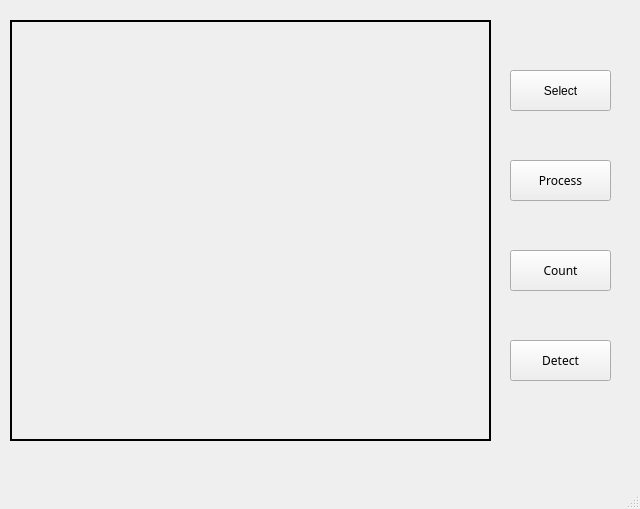
<?xml version="1.0" encoding="UTF-8"?>
<ui version="4.0">
 <class>MainWindow</class>
 <widget class="QMainWindow" name="MainWindow">
  <property name="geometry">
   <rect>
    <x>0</x>
    <y>0</y>
    <width>640</width>
    <height>509</height>
   </rect>
  </property>
  <property name="acceptDrops">
   <bool>false</bool>
  </property>
  <property name="windowTitle">
   <string>Sperm Count and Activity Detection</string>
  </property>
  <property name="windowIcon">
   <iconset>
    <normaloff>F:/GoogleDownload/dna (1).png</normaloff>F:/GoogleDownload/dna (1).png</iconset>
  </property>
  <property name="windowOpacity">
   <double>0.700000000000000</double>
  </property>
  <widget class="QWidget" name="centralwidget">
   <widget class="QLabel" name="Display">
    <property name="geometry">
     <rect>
      <x>10</x>
      <y>20</y>
      <width>481</width>
      <height>421</height>
     </rect>
    </property>
    <property name="focusPolicy">
     <enum>Qt::NoFocus</enum>
    </property>
    <property name="acceptDrops">
     <bool>false</bool>
    </property>
    <property name="frameShape">
     <enum>QFrame::WinPanel</enum>
    </property>
    <property name="frameShadow">
     <enum>QFrame::Plain</enum>
    </property>
    <property name="lineWidth">
     <number>5</number>
    </property>
    <property name="midLineWidth">
     <number>0</number>
    </property>
    <property name="text">
     <string/>
    </property>
    <property name="textFormat">
     <enum>Qt::AutoText</enum>
    </property>
    <property name="scaledContents">
     <bool>false</bool>
    </property>
   </widget>
   <widget class="QPushButton" name="Process">
    <property name="geometry">
     <rect>
      <x>510</x>
      <y>160</y>
      <width>101</width>
      <height>41</height>
     </rect>
    </property>
    <property name="font">
     <font>
      <family>Cera PROModern Medium</family>
     </font>
    </property>
    <property name="focusPolicy">
     <enum>Qt::ClickFocus</enum>
    </property>
    <property name="text">
     <string>Process</string>
    </property>
    <property name="autoDefault">
     <bool>true</bool>
    </property>
   </widget>
   <widget class="QPushButton" name="Number">
    <property name="geometry">
     <rect>
      <x>510</x>
      <y>250</y>
      <width>101</width>
      <height>41</height>
     </rect>
    </property>
    <property name="font">
     <font>
      <family>Cera PROModern Medium</family>
     </font>
    </property>
    <property name="focusPolicy">
     <enum>Qt::ClickFocus</enum>
    </property>
    <property name="text">
     <string>Count</string>
    </property>
    <property name="autoDefault">
     <bool>true</bool>
    </property>
   </widget>
   <widget class="QPushButton" name="Activity">
    <property name="geometry">
     <rect>
      <x>510</x>
      <y>340</y>
      <width>101</width>
      <height>41</height>
     </rect>
    </property>
    <property name="font">
     <font>
      <family>Cera PROModern Medium</family>
     </font>
    </property>
    <property name="focusPolicy">
     <enum>Qt::ClickFocus</enum>
    </property>
    <property name="text">
     <string>Detect</string>
    </property>
    <property name="autoRepeat">
     <bool>false</bool>
    </property>
    <property name="autoDefault">
     <bool>true</bool>
    </property>
   </widget>
   <widget class="QPushButton" name="Read">
    <property name="geometry">
     <rect>
      <x>510</x>
      <y>70</y>
      <width>101</width>
      <height>41</height>
     </rect>
    </property>
    <property name="autoFillBackground">
     <bool>true</bool>
    </property>
    <property name="styleSheet">
     <string notr="true">font: 57 9pt &quot;Cera PROModern Medium&quot;;</string>
    </property>
    <property name="text">
     <string>Select</string>
    </property>
    <property name="autoDefault">
     <bool>true</bool>
    </property>
    <property name="default">
     <bool>false</bool>
    </property>
    <property name="flat">
     <bool>false</bool>
    </property>
   </widget>
  </widget>
  <widget class="QMenuBar" name="menubar">
   <property name="geometry">
    <rect>
     <x>0</x>
     <y>0</y>
     <width>640</width>
     <height>26</height>
    </rect>
   </property>
  </widget>
  <widget class="QStatusBar" name="statusbar"/>
 </widget>
 <resources/>
 <connections/>
</ui>
